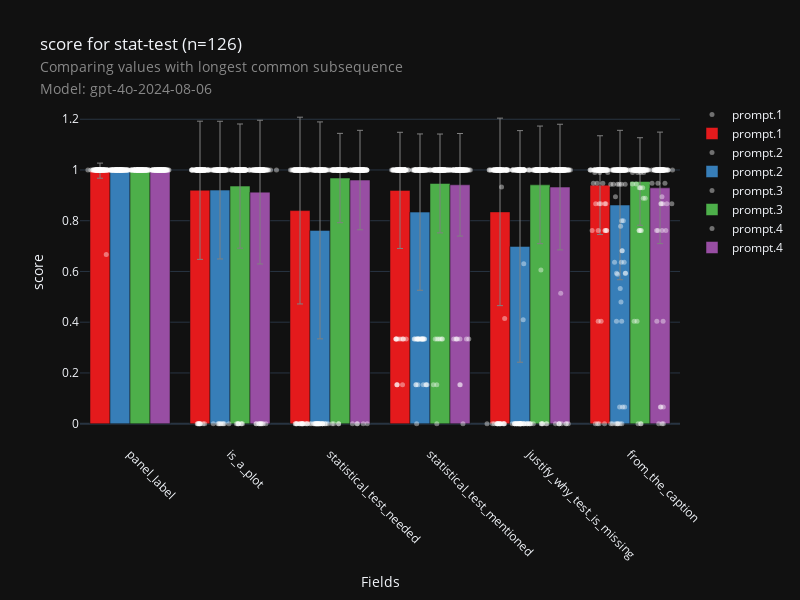

Notebook cell for this chart:
### Code cell
fig, df_data, df_metadata = check_visualization(
    "fig-checklist",
    "stat-test",
    metric="longest_common_subsequence",
    score="score",
    model=MODEL
)
fig.show()

### Figure 1 — Plotly figure (JSON) as saved in the notebook; plotly's stock layout.template omitted (floating-point values rounded to 4 significant figures; data arrays with more than 128 entries replaced by an {"elided": "..."} marker saying what was removed)
{"data": [{"hovertext": {"elided": "750 str values"}, "marker": {"color": "white", "line": {"color": "white", "width": 0}, "opacity": 0.4, "size": 5}, "mode": "markers", "name": "prompt.1", "showlegend": true, "type": "scatter", "x": {"elided": "750 float values"}, "y": {"elided": "750 float values"}}, {"error_y": {"array": [0.1947, 0.2724, 0.3696, 0.02981, 0.229, 0.3681], "color": "grey", "thickness": 1, "type": "data", "visible": true, "width": 3}, "hovertext": ["Field: from_the_caption<br>0.9402025062656642: 0.940<br>Prompt: prompt.1", "Field: is_a_plot<br>0.92: 0.920<br>Prompt: prompt.1", "Field: justify_why_test_is_missing<br>0.8347858156028369: 0.835<br>Prompt: prompt.1", "Field: panel_label<br>0.9973333333333334: 0.997<br>Prompt: prompt.1", "Field: statistical_test_mentioned<br>0.9195897435897435: 0.920<br>Prompt: prompt.1", "Field: statistical_test_needed<br>0.84: 0.840<br>Prompt: prompt.1"], "marker": {"color": "rgb(228,26,28)"}, "name": "prompt.1", "showlegend": true, "type": "bar", "width": 0.2, "x": [4.7, 0.7, 3.7, -0.3, 2.7, 1.7], "y": [0.9402, 0.92, 0.8348, 0.9973, 0.9196, 0.84]}, {"hovertext": {"elided": "756 str values"}, "marker": {"color": "white", "line": {"color": "white", "width": 0}, "opacity": 0.4, "size": 5}, "mode": "markers", "name": "prompt.2", "showlegend": true, "type": "scatter", "x": {"elided": "756 float values"}, "y": {"elided": "756 float values"}}, {"error_y": {"array": [0.2945, 0.2714, 0.4565, 0.0, 0.3082, 0.4276], "color": "grey", "thickness": 1, "type": "data", "visible": true, "width": 3}, "hovertext": ["Field: from_the_caption<br>0.8618270582373545: 0.862<br>Prompt: prompt.2", "Field: is_a_plot<br>0.9206349206349206: 0.921<br>Prompt: prompt.2", "Field: justify_why_test_is_missing<br>0.6987302199981925: 0.699<br>Prompt: prompt.2", "Field: panel_label<br>1.0: 1.000<br>Prompt: prompt.2", "Field: statistical_test_mentioned<br>0.833943833943834: 0.834<br>Prompt: prompt.2", "Field: statistical_test_needed<br>0.7619047619047619: 0.762<br>Prompt: prompt.2"], "marker": {"color": "rgb(55,126,184)"}, "name": "prompt.2", "showlegend": true, "type": "bar", "width": 0.2, "x": [4.9, 0.9, 3.9, -0.1, 2.9, 1.9], "y": [0.8618, 0.9206, 0.6987, 1.0, 0.8339, 0.7619]}, {"hovertext": {"elided": "756 str values"}, "marker": {"color": "white", "line": {"color": "white", "width": 0}, "opacity": 0.4, "size": 5}, "mode": "markers", "name": "prompt.3", "showlegend": true, "type": "scatter", "x": {"elided": "756 float values"}, "y": {"elided": "756 float values"}}, {"error_y": {"array": [0.1726, 0.2448, 0.2319, 0.0, 0.1948, 0.176], "color": "grey", "thickness": 1, "type": "data", "visible": true, "width": 3}, "hovertext": ["Field: from_the_caption<br>0.9545428331124438: 0.955<br>Prompt: prompt.3", "Field: is_a_plot<br>0.9365079365079365: 0.937<br>Prompt: prompt.3", "Field: justify_why_test_is_missing<br>0.9413179413179413: 0.941<br>Prompt: prompt.3", "Field: panel_label<br>1.0: 1.000<br>Prompt: prompt.3", "Field: statistical_test_mentioned<br>0.9468864468864469: 0.947<br>Prompt: prompt.3", "Field: statistical_test_needed<br>0.9682539682539683: 0.968<br>Prompt: prompt.3"], "marker": {"color": "rgb(77,175,74)"}, "name": "prompt.3", "showlegend": true, "type": "bar", "width": 0.2, "x": [5.1, 1.1, 4.1, 0.1, 3.1, 2.1], "y": [0.9545, 0.9365, 0.9413, 1.0, 0.9469, 0.9683]}, {"hovertext": {"elided": "756 str values"}, "marker": {"color": "white", "line": {"color": "white", "width": 0}, "opacity": 0.4, "size": 5}, "mode": "markers", "name": "prompt.4", "showlegend": true, "type": "scatter", "x": {"elided": "756 float values"}, "y": {"elided": "756 float values"}}, {"error_y": {"array": [0.2198, 0.2834, 0.2476, 0.0, 0.2023, 0.196], "color": "grey", "thickness": 1, "type": "data", "visible": true, "width": 3}, "hovertext": ["Field: from_the_caption<br>0.9295359789011952: 0.930<br>Prompt: prompt.4", "Field: is_a_plot<br>0.9126984126984127: 0.913<br>Prompt: prompt.4", "Field: justify_why_test_is_missing<br>0.9326481047792523: 0.933<br>Prompt: prompt.4", "Field: panel_label<br>1.0: 1.000<br>Prompt: prompt.4", "Field: statistical_test_mentioned<br>0.9415954415954415: 0.942<br>Prompt: prompt.4", "Field: statistical_test_needed<br>0.9603174603174603: 0.960<br>Prompt: prompt.4"], "marker": {"color": "rgb(152,78,163)"}, "name": "prompt.4", "showlegend": true, "type": "bar", "width": 0.2, "x": [5.3, 1.3, 4.3, 0.3, 3.3, 2.3], "y": [0.9295, 0.9127, 0.9326, 1.0, 0.9416, 0.9603]}], "layout": {"boxmode": "group", "height": 600, "showlegend": true, "title": {"text": "score for stat-test (n=126)<br><span style=\"font-size: 0.8em; color: #888;\">Comparing values with longest common subsequence</span><br><span style=\"font-size: 0.8em; color: #888;\">Model: gpt-4o-2024-08-06</span>"}, "width": 800, "xaxis": {"range": [-0.5, 5.5], "tickangle": 45, "ticktext": ["panel_label", "is_a_plot", "statistical_test_needed", "statistical_test_mentioned", "justify_why_test_is_missing", "from_the_caption"], "tickvals": [0, 1, 2, 3, 4, 5], "title": {"text": "Fields"}}, "yaxis": {"title": {"text": "score"}}}}
